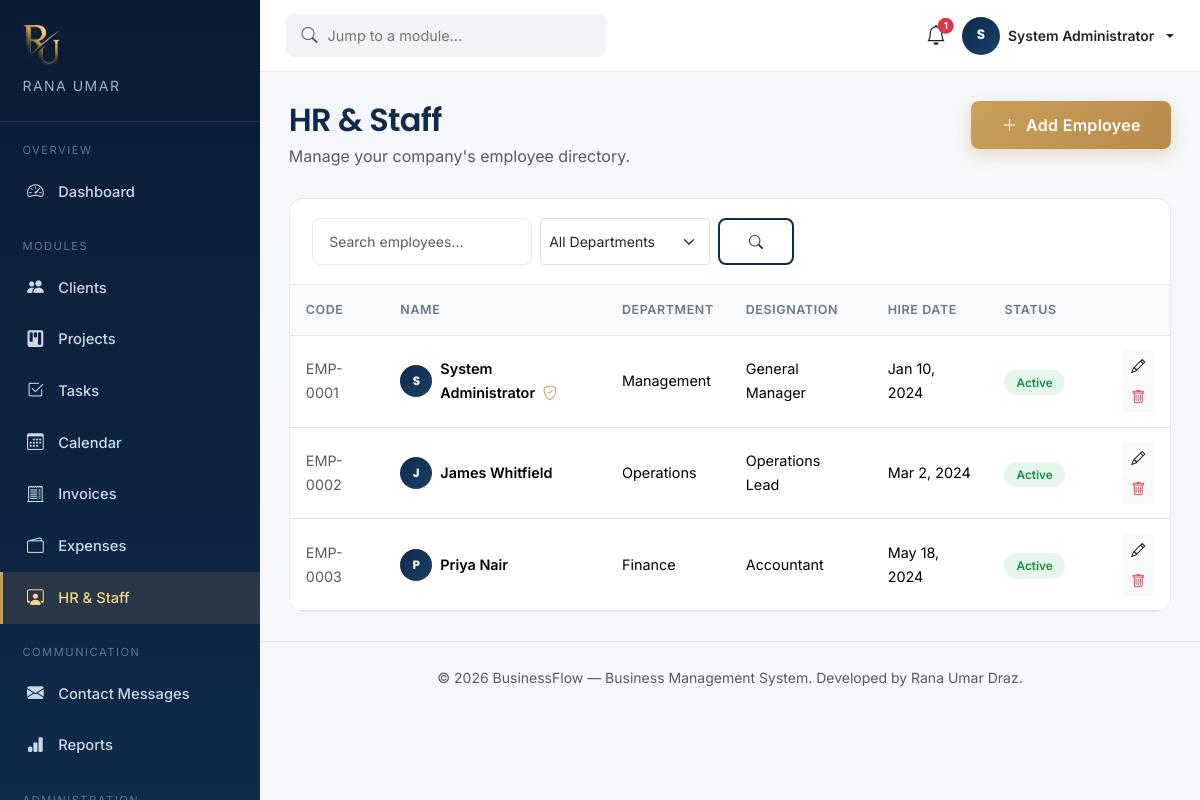
The app's page /dashboard/employees.php (signed in) with its own data.
### tables this page shows
CREATE TABLE IF NOT EXISTS employees (
    id INT AUTO_INCREMENT PRIMARY KEY,
    user_id INT DEFAULT NULL,
    employee_code VARCHAR(20) NOT NULL UNIQUE,
    full_name VARCHAR(120) NOT NULL,
    email VARCHAR(150) NOT NULL UNIQUE,
    phone VARCHAR(30) DEFAULT NULL,
    department VARCHAR(80) NOT NULL,
    designation VARCHAR(80) NOT NULL,
    salary DECIMAL(12,2) DEFAULT 0.00,
    hire_date DATE NOT NULL,
    status ENUM('active','on_leave','terminated') NOT NULL DEFAULT 'active',
    created_at DATETIME NOT NULL DEFAULT CURRENT_TIMESTAMP,
    updated_at DATETIME NOT NULL DEFAULT CURRENT_TIMESTAMP ON UPDATE CURRENT_TIMESTAMP,
    FOREIGN KEY (user_id) REFERENCES users(id) ON DELETE SET NULL
);

### config/config.php (called while the page is built, shortened)
<?php
spl_autoload_register(function ($class) {
    $path = __DIR__ . '/../classes/' . $class . '.php';
});

### classes/Database.php (called while the page is built, shortened)
<?php
class Database
{
    private static ?Database $instance = null;
    private PDO $connection;
    private function __construct()
    {
        $dsn = 'mysql:host=' . DB_HOST . ';port=' . DB_PORT . ';dbname=' . DB_NAME . ';charset=' . DB_CHARSET;
        $options = [
            PDO::ATTR_ERRMODE            => PDO::ERRMODE_EXCEPTION,
            PDO::ATTR_DEFAULT_FETCH_MODE => PDO::FETCH_ASSOC,
            PDO::ATTR_EMULATE_PREPARES   => false,
        ];
        try {
            $this->connection = new PDO($dsn, DB_USER, DB_PASS, $options);
        } catch (PDOException $e) {
            if (ini_get('display_errors')) {
                die(
                    '<div style="font-family:sans-serif;max-width:640px;margin:60px auto;'
                    . 'padding:24px;border:1px solid #f1b0b7;background:#fff5f5;border-radius:8px;">'
                    . '<h2 style="color:#c0392b;margin-top:0;">Database connection failed</h2>'
                    . '<p><strong>PDO error:</strong> ' . htmlspecialchars($e->getMessage()) . '</p>'
                    . '<p>Check <code>config/config.php</code> — most commonly this means '
                    . '<code>DB_HOST</code>, <code>DB_PORT</code>, <code>DB_NAME</code>, <code>DB_USER</code> '
                    . 'or <code>DB_PASS</code> don\'t match your local MySQL/MariaDB setup, or the '
                    . 'database service isn\'t running.</p>'
                    . '</div>'
                );
            }
            die('Database connection failed. Please verify your database is running '
                . 'and the credentials in config/config.php are correct.');
        }
    }
    public static function getInstance(): Database
    {
        if (self::$instance === null) {
            self::$instance = new self();
        }
        return self::$instance;
    }
    public function select(string $sql, array $params = []): array
    {
        $stmt = $this->connection->prepare($sql);
        $stmt->execute($params);
        return $stmt->fetchAll();
    }
}

### classes/Validator.php (called while the page is built, shortened)
<?php
class Validator
{
    public static function clean(?string $value): string
    {
        return htmlspecialchars(trim($value ?? ''), ENT_QUOTES, 'UTF-8');
    }
}

### classes/Employee.php (called while the page is built, shortened)
<?php
class Employee
{
    private Database $db;
    public function __construct()
    {
        $this->db = Database::getInstance();
    }
    public function all(string $search = '', string $department = ''): array
    {
        $sql = "SELECT e.*, u.full_name AS linked_user_name, u.email AS linked_user_email
                FROM employees e
                LEFT JOIN users u ON u.id = e.user_id
                WHERE 1=1";
        $params = [];
        $sql .= ' ORDER BY e.created_at DESC';
        return $this->db->select($sql, $params);
    }
}

### dashboard/employees.php (the view, shortened to what this page needs)
<?php
require_once __DIR__ . '/../config/config.php';
$employeeModel = new Employee();
$canDelete = in_array($_SESSION['role'], ['admin', 'manager'], true);
$search = Validator::clean($_GET['q'] ?? '');
$deptFilter = Validator::clean($_GET['department'] ?? '');
$employees = $employeeModel->all($search, $deptFilter);
require_once __DIR__ . '/../includes/dash_header.php';
?>
<div class="page-header">
  <div>
    <h2>HR &amp; Staff</h2>
    <p class="text-muted mb-0">Manage your company's employee directory.</p>
  </div>
  <button class="btn btn-gold" data-bs-toggle="modal" data-bs-target="#empModal" onclick="resetEmpForm()">
    <i class="bi bi-plus-lg me-1"></i> Add Employee
  </button>
</div>
<div class="data-card">
  <div class="data-card-head">
    <form class="d-flex gap-2 flex-wrap" method="GET">
      <input type="text" name="q" class="form-control form-control-bms form-control-sm" style="width:220px;" placeholder="Search employees..." value="<?= htmlspecialchars($search) ?>">
      <select name="department" class="form-select form-select-sm" style="width:170px;" onchange="this.form.submit()">
        <option value="">All Departments</option>
      </select>
      <button class="btn btn-sm btn-outline-navy"><i class="bi bi-search"></i></button>
    </form>
  </div>
  <div class="table-responsive">
    <table class="table table-bms">
      <thead><tr><th>Code</th><th>Name</th><th>Department</th><th>Designation</th><th>Hire Date</th><th>Status</th><th></th></tr></thead>
      <tbody>
      <?php foreach ($employees as $e): ?>
        <tr>
          <td class="text-muted"><?= htmlspecialchars($e['employee_code']) ?></td>
          <td class="fw-semibold">
            <div class="d-flex align-items-center gap-2">
              <div class="avatar-sm" style="width:32px;height:32px;font-size:0.75rem;"><?= strtoupper(substr($e['full_name'],0,1)) ?></div>
              <div>
                <?= htmlspecialchars($e['full_name']) ?>
                <?php if ($e['user_id']): ?>
                  <i class="bi bi-shield-check text-gold ms-1" title="Has dashboard login access"></i>
                <?php endif; ?>
              </div>
            </div>
          </td>
          <td><?= htmlspecialchars($e['department']) ?></td>
          <td><?= htmlspecialchars($e['designation']) ?></td>
          <td><?= date('M j, Y', strtotime($e['hire_date'])) ?></td>
          <td><?php $p = $e; include __DIR__ . '/../includes/badge_status.php'; ?></td>
          <td class="text-end">
            <button class="btn btn-sm btn-light" title="Edit"
              onclick='openEditEmp(<?= json_encode($e, JSON_HEX_APOS | JSON_HEX_QUOT) ?>)'>
              <i class="bi bi-pencil"></i>
            </button>
            <?php if ($canDelete): ?>
            <form method="POST" class="d-inline confirm-delete" data-label="this employee record">
              <button class="btn btn-sm btn-light text-danger" title="Delete"><i class="bi bi-trash"></i></button>
            </form>
            <?php endif; ?>
          </td>
        </tr>
      <?php endforeach; ?>
      </tbody>
    </table>
  </div>
</div>
<?php require_once __DIR__ . '/../includes/dash_footer.php'; ?>

### includes/badge_status.php
<?php
$status = $p['status'] ?? 'unknown';
$map = [
    'lead'        => ['gray', 'Lead'],
    'active'      => ['green', 'Active'],
    'inactive'    => ['gray', 'Inactive'],
    'planned'     => ['blue', 'Planned'],
    'in_progress' => ['gold', 'In Progress'],
    'on_hold'     => ['red', 'On Hold'],
    'completed'   => ['green', 'Completed'],
    'cancelled'   => ['red', 'Cancelled'],
    'draft'       => ['gray', 'Draft'],
    'sent'        => ['blue', 'Sent'],
    'paid'        => ['green', 'Paid'],
    'overdue'     => ['red', 'Overdue'],
    'on_leave'    => ['gold', 'On Leave'],
    'terminated'  => ['red', 'Terminated'],
    'todo'        => ['gray', 'To Do'],
    'review'      => ['blue', 'In Review'],
    'done'        => ['green', 'Done'],
    'pending'     => ['gold', 'Pending'],
    'approved'    => ['green', 'Approved'],
    'rejected'    => ['red', 'Rejected'],
    'suspended'   => ['red', 'Suspended'],
];
[$color, $label] = $map[$status] ?? ['gray', ucfirst($status)];
?>
<span class="badge-soft badge-soft-<?= $color ?>"><?= $label ?></span>

### assets/css/style.css (style rules this page uses)
:root { --navy: #0f2a4a; --navy-dark: #0a1c33; --navy-light: #1c3f68; --gold: #c9a15a; --gold-light: #f4d58d; --gray-50: #f8f9fb; --gray-100: #f1f3f6; --gray-200: #e7eaef; --gray-500: #6c7889; --gray-700: #3b4452; --text-dark: #1a2433; --radius: 14px; --shadow-sm: 0 2px 10px rgba(15, 42, 74, 0.06); --shadow-md: 0 10px 30px rgba(15, 42, 74, 0.10); --shadow-lg: 0 20px 45px rgba(15, 42, 74, 0.16); --transition: all 0.3s cubic-bezier(0.4, 0, 0.2, 1); }
* { box-sizing: border-box; }
body { font-family: 'Inter', -apple-system, BlinkMacSystemFont, 'Segoe UI', sans-serif; color: var(--text-dark); background: #ffffff; line-height: 1.65; -webkit-font-smoothing: antialiased; }
h1, h2, h3, h4, h5, .font-heading { font-family: 'Poppins', 'Inter', sans-serif; font-weight: 600; color: var(--navy); letter-spacing: -0.02em; }
.text-gold { color: var(--gold) !important; }
.btn-gold { background: linear-gradient(135deg, var(--gold) 0%, #b8894a 100%); color: #ffffff; border: none; padding: 0.75rem 1.9rem; border-radius: 8px; font-weight: 600; letter-spacing: 0.3px; transition: var(--transition); box-shadow: 0 6px 16px rgba(201, 161, 90, 0.35); }
.btn-outline-navy { border: 2px solid var(--navy); color: var(--navy); padding: 0.7rem 1.8rem; border-radius: 8px; font-weight: 600; transition: var(--transition); background: transparent; }
.form-control-bms { border: 1.5px solid var(--gray-200); border-radius: 8px; padding: 0.7rem 1rem; transition: var(--transition); }

### assets/css/dashboard.css (style rules this page uses)
:root { --sidebar-w: 260px; }
body.dash-body { background: #f5f7fa; font-family: 'Inter', sans-serif; color: var(--text-dark, #1a2433); }
.page-header { display: flex; justify-content: space-between; align-items: flex-start; flex-wrap: wrap; gap: 1rem; margin-bottom: 1.8rem; }
.page-header h2 { color: #0f2a4a; font-family:'Poppins',sans-serif; font-weight:600; margin-bottom:0.2rem; }
.data-card { background: #fff; border-radius: 14px; border: 1px solid #e7eaef; overflow: hidden; }
.data-card .data-card-head { padding: 1.2rem 1.4rem; border-bottom: 1px solid #e7eaef; display: flex; justify-content: space-between; align-items: center; flex-wrap: wrap; gap: 0.8rem; }
.table-bms { margin-bottom: 0; }
.table-bms thead th { background: #f8f9fb; color: #6c7889; font-size: 0.78rem; text-transform: uppercase; letter-spacing: 0.6px; font-weight: 600; border-bottom: 1px solid #e7eaef; padding: 0.9rem 1rem; white-space: nowrap; }
.table-bms tbody td { padding: 0.9rem 1rem; vertical-align: middle; font-size: 0.9rem; }
.table-bms tbody tr { transition: background 0.15s ease; }
.badge-soft { padding: 0.35rem 0.75rem; border-radius: 20px; font-size: 0.74rem; font-weight: 600; }
.badge-soft-green { background: #e5f7ea; color: #1a8a44; }
.avatar-sm { width: 38px; height: 38px; border-radius: 50%; background: linear-gradient(135deg,#0f2a4a,#1c3f68); color: #fff; display:flex; align-items:center; justify-content:center; font-weight:700; font-size:0.85rem; font-family:'Poppins',sans-serif; flex-shrink: 0; }

### records on screen
employees: employee_code "EMP-0001", full_name "S", full_name "System Administrator", department "Management", designation "General Manager", hire_date "Jan 10, 2024", label "Active"
employees: employee_code "EMP-0002", full_name "J", full_name "James Whitfield", department "Operations", designation "Operations Lead", hire_date "Mar 2, 2024", label "Active"
employees: employee_code "EMP-0003", full_name "P", full_name "Priya Nair", department "Finance", designation "Accountant", hire_date "May 18, 2024", label "Active"

### other values on screen
$unreadNotifications "1"
substr($_SESSION['full_name'] ?? 'U', 0, 1) "S"
$_SESSION['full_name'] "System Administrator"
DEV_NAME "Rana Umar Draz"
